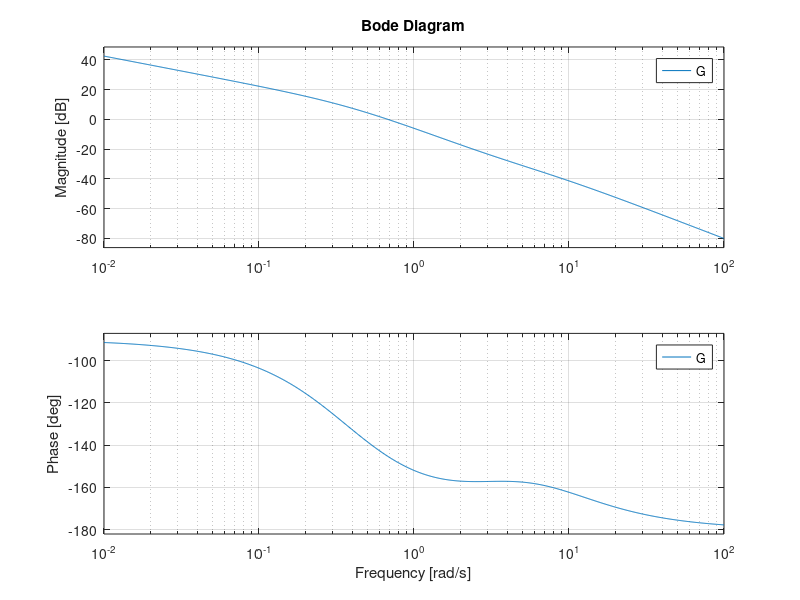

MATLAB code to generate this figure:



clc
close all
clear all






%% probleme 12 : systeme avec retard

%syms s
T = 0.2;

num = [5    50];
den = [1    2   2];
G = tf(num, den)

num = [exp(-T)   0];
den = [1];
G_cap = tf(num,den)


% G_conv = conv(G, G_cap)










%% probleme 13 : conception de AvPh et RePh avec diagramme de Bode (methode 2)
PM = 50;        % en degres
BW = 5.2;       % en rad/s  
e_RP = 0.005;   % erreur en regime permanent a une rampe

num = [1    4];
den = [1    8   3   0];

G = tf(num,den)

figure
bode(G)




% a) faire la conception dun AvPh qui rencontre les criteres PM et erreur
% en RP (avec la methode 2, Jdel section 7.5.4) sans prendre en
% consideration le critere BW






% b) faire la conception dun RePh qui rencontre les criteres PM et erreur
% en RP (avec la methode 2, Jdel section 7.6.4) sans prendre en
% consideration le critere BW






% c) comparer la BW de chacun des designs et conclure sur les
% caracteristiques de chacune des approches













%% probleme 14 : conception avec Bode : AvPh ou RePh avec Methode 2
num = [1    2];
den = [1    2   3   0];
G = tf(num,den)






